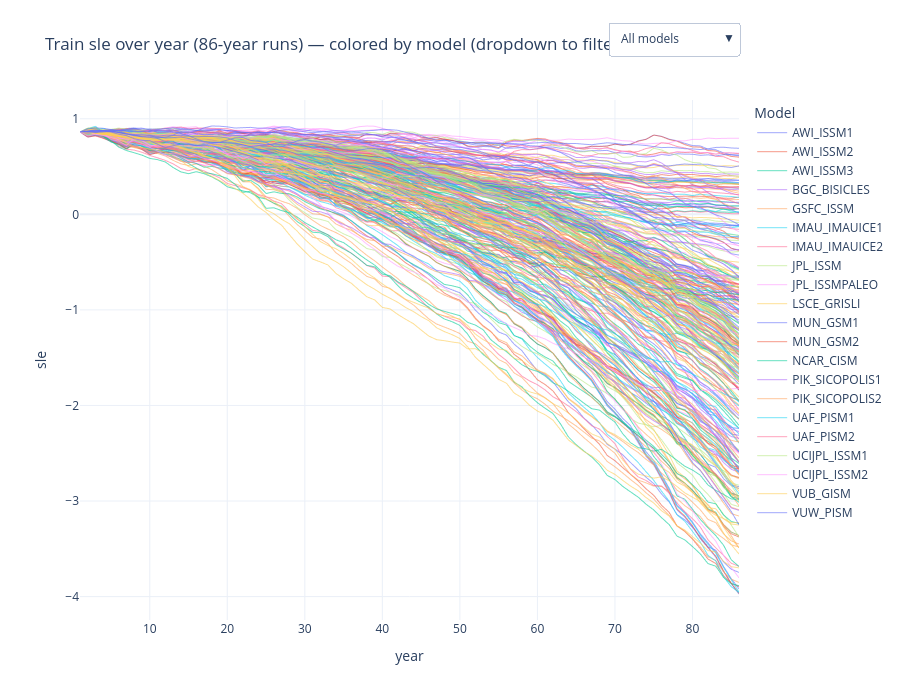

The cell this chart's notebook holds for it:
### Code cell
import numpy as np
import pandas as pd
import plotly.graph_objects as go

# -----------------------
# 1) Setup
# -----------------------
df = train.copy()  # your 291,024-row DataFrame
# df = df[(df.model != "fETISh_16km") & (df.model != "fETISh_32km")]

# Choose your value column to plot
# e.g., "smb_anomaly", "temperature", "pr_anomaly", etc.
y_col = "sle"   # <-- change to whatever you want

# Identify time column
time_col = "time" if "time" in df.columns else "year"

# Basic checks
assert time_col in df.columns, f"Couldn't find a 'time' or 'year' column."
assert "model" in df.columns, "Expected a 'model' column."

# -----------------------
# 2) Infer series_id
#    Option A (recommended): Detect resets in the temporal column
# -----------------------
t = df[time_col].to_numpy()
# Start a new series whenever the time decreases or repeats (<= 0 diff)
# This handles the common case where each run restarts at the first year.
reset = np.r_[True, np.diff(t) <= 0]
series_id = np.cumsum(reset) - 1
df["series_id"] = series_id

# Sanity check: if you *know* every run is exactly 86 rows long and perfectly stacked,
# you can enforce it (uncomment this to override the above logic):
# df["series_id"] = np.repeat(np.arange(len(df)//86), 86)

# Optional: verify expected length per series (not strictly required)
# lens = df.groupby("series_id").size()
# assert lens.min() == 86 and lens.max() == 86, "Not all runs are length 86."

# -----------------------
# 3) Build traces efficiently: one trace per model, with NaN gaps between runs
#    This keeps the figure light even with thousands of runs.
# -----------------------
fig = go.Figure()

models = df["model"].astype(str).unique().tolist()
models_sorted = sorted(models)

# For nice hover labels, keep key info
hover_tmpl = (
    f"<b>Model</b>: %{{customdata[0]}}<br>"
    f"<b>Series</b>: %{{customdata[1]}}<br>"
    f"<b>{time_col}</b>: %{{x}}<br>"
    f"<b>{y_col}</b>: %{{y}}<extra></extra>"
)

# Build one scattergl per model with NaN breaks between each series_id
for m in models_sorted:
    sub = df[df["model"] == m].copy()

    # order by series then time
    sub.sort_values(["series_id", time_col], inplace=True)

    # Insert NaN rows between series to break the line visually
    # (so a single trace can draw many separate runs)
    parts = []
    custom = []
    for sid, g in sub.groupby("series_id", sort=True):
        parts.append(g[[time_col, y_col]].to_numpy())
        custom.append(np.column_stack([g["model"].astype(str).to_numpy(),
                                       np.full(len(g), sid)]))
        # add a NaN row to break the line
        parts.append(np.array([[np.nan, np.nan]]))
        custom.append(np.array([["", np.nan]]))  # placeholders

    if len(parts) == 0:
        continue

    xy = np.vstack(parts)
    cd = np.vstack(custom)

    fig.add_trace(
        go.Scattergl(
            x=xy[:, 0],
            y=xy[:, 1],
            mode="lines",
            name=m,
            line=dict(width=1),
            opacity=0.6,
            customdata=cd,
            hovertemplate=hover_tmpl,
            visible=True  # we'll control visibility with buttons below
        )
    )

# -----------------------
# 4) Layout + dropdown to filter by model
# -----------------------
# Button 0: show all models
buttons = [{
    "label": "All models",
    "method": "update",
    "args": [{"visible": [True]*len(models_sorted)}]
}]

# One button per model (show only that model)
for i, m in enumerate(models_sorted):
    vis = [False]*len(models_sorted)
    vis[i] = True
    buttons.append({
        "label": m,
        "method": "update",
        "args": [{"visible": vis}]
    })

fig.update_layout(
    title=f"Train {y_col} over {time_col} (86-year runs) — colored by model (dropdown to filter)",
    xaxis_title=time_col,
    yaxis_title=y_col,
    legend_title="Model",
    updatemenus=[{
        "buttons": buttons,
        "direction": "down",
        "showactive": True,
        "x": 1.0, "xanchor": "right",
        "y": 1.15, "yanchor": "top"
    }],
    hovermode="x unified",
    template="plotly_white",
    height=700
)

fig.show()

### Figure 1 — Plotly figure (JSON) as saved in the notebook; plotly's stock layout.template omitted (floating-point values rounded to 4 significant figures; data arrays with more than 128 entries replaced by an {"elided": "..."} marker saying what was removed)
{"data": [{"customdata": {"elided": "1479x2 mixed values"}, "hovertemplate": "<b>Model</b>: %{customdata[0]}<br><b>Series</b>: %{customdata[1]}<br><b>year</b>: %{x}<br><b>sle</b>: %{y}<extra></extra>", "line": {"width": 1}, "mode": "lines", "name": "AWI_ISSM1", "opacity": 0.6, "type": "scattergl", "visible": true, "x": {"elided": "1479 float values"}, "y": {"elided": "1479 float values"}}, {"customdata": {"elided": "1740x2 mixed values"}, "hovertemplate": "<b>Model</b>: %{customdata[0]}<br><b>Series</b>: %{customdata[1]}<br><b>year</b>: %{x}<br><b>sle</b>: %{y}<extra></extra>", "line": {"width": 1}, "mode": "lines", "name": "AWI_ISSM2", "opacity": 0.6, "type": "scattergl", "visible": true, "x": {"elided": "1740 float values"}, "y": {"elided": "1740 float values"}}, {"customdata": {"elided": "1305x2 mixed values"}, "hovertemplate": "<b>Model</b>: %{customdata[0]}<br><b>Series</b>: %{customdata[1]}<br><b>year</b>: %{x}<br><b>sle</b>: %{y}<extra></extra>", "line": {"width": 1}, "mode": "lines", "name": "AWI_ISSM3", "opacity": 0.6, "type": "scattergl", "visible": true, "x": {"elided": "1305 float values"}, "y": {"elided": "1305 float values"}}, {"customdata": {"elided": "1740x2 mixed values"}, "hovertemplate": "<b>Model</b>: %{customdata[0]}<br><b>Series</b>: %{customdata[1]}<br><b>year</b>: %{x}<br><b>sle</b>: %{y}<extra></extra>", "line": {"width": 1}, "mode": "lines", "name": "BGC_BISICLES", "opacity": 0.6, "type": "scattergl", "visible": true, "x": {"elided": "1740 float values"}, "y": {"elided": "1740 float values"}}, {"customdata": {"elided": "1827x2 mixed values"}, "hovertemplate": "<b>Model</b>: %{customdata[0]}<br><b>Series</b>: %{customdata[1]}<br><b>year</b>: %{x}<br><b>sle</b>: %{y}<extra></extra>", "line": {"width": 1}, "mode": "lines", "name": "GSFC_ISSM", "opacity": 0.6, "type": "scattergl", "visible": true, "x": {"elided": "1827 float values"}, "y": {"elided": "1827 float values"}}, {"customdata": {"elided": "1131x2 mixed values"}, "hovertemplate": "<b>Model</b>: %{customdata[0]}<br><b>Series</b>: %{customdata[1]}<br><b>year</b>: %{x}<br><b>sle</b>: %{y}<extra></extra>", "line": {"width": 1}, "mode": "lines", "name": "IMAU_IMAUICE1", "opacity": 0.6, "type": "scattergl", "visible": true, "x": {"elided": "1131 float values"}, "y": {"elided": "1131 float values"}}, {"customdata": {"elided": "1305x2 mixed values"}, "hovertemplate": "<b>Model</b>: %{customdata[0]}<br><b>Series</b>: %{customdata[1]}<br><b>year</b>: %{x}<br><b>sle</b>: %{y}<extra></extra>", "line": {"width": 1}, "mode": "lines", "name": "IMAU_IMAUICE2", "opacity": 0.6, "type": "scattergl", "visible": true, "x": {"elided": "1305 float values"}, "y": {"elided": "1305 float values"}}, {"customdata": {"elided": "1914x2 mixed values"}, "hovertemplate": "<b>Model</b>: %{customdata[0]}<br><b>Series</b>: %{customdata[1]}<br><b>year</b>: %{x}<br><b>sle</b>: %{y}<extra></extra>", "line": {"width": 1}, "mode": "lines", "name": "JPL_ISSM", "opacity": 0.6, "type": "scattergl", "visible": true, "x": {"elided": "1914 float values"}, "y": {"elided": "1914 float values"}}, {"customdata": {"elided": "870x2 mixed values"}, "hovertemplate": "<b>Model</b>: %{customdata[0]}<br><b>Series</b>: %{customdata[1]}<br><b>year</b>: %{x}<br><b>sle</b>: %{y}<extra></extra>", "line": {"width": 1}, "mode": "lines", "name": "JPL_ISSMPALEO", "opacity": 0.6, "type": "scattergl", "visible": true, "x": {"elided": "870 float values"}, "y": {"elided": "870 float values"}}, {"customdata": {"elided": "1740x2 mixed values"}, "hovertemplate": "<b>Model</b>: %{customdata[0]}<br><b>Series</b>: %{customdata[1]}<br><b>year</b>: %{x}<br><b>sle</b>: %{y}<extra></extra>", "line": {"width": 1}, "mode": "lines", "name": "LSCE_GRISLI", "opacity": 0.6, "type": "scattergl", "visible": true, "x": {"elided": "1740 float values"}, "y": {"elided": "1740 float values"}}, {"customdata": {"elided": "1566x2 mixed values"}, "hovertemplate": "<b>Model</b>: %{customdata[0]}<br><b>Series</b>: %{customdata[1]}<br><b>year</b>: %{x}<br><b>sle</b>: %{y}<extra></extra>", "line": {"width": 1}, "mode": "lines", "name": "MUN_GSM1", "opacity": 0.6, "type": "scattergl", "visible": true, "x": {"elided": "1566 float values"}, "y": {"elided": "1566 float values"}}, {"customdata": {"elided": "1131x2 mixed values"}, "hovertemplate": "<b>Model</b>: %{customdata[0]}<br><b>Series</b>: %{customdata[1]}<br><b>year</b>: %{x}<br><b>sle</b>: %{y}<extra></extra>", "line": {"width": 1}, "mode": "lines", "name": "MUN_GSM2", "opacity": 0.6, "type": "scattergl", "visible": true, "x": {"elided": "1131 float values"}, "y": {"elided": "1131 float values"}}, {"customdata": {"elided": "1740x2 mixed values"}, "hovertemplate": "<b>Model</b>: %{customdata[0]}<br><b>Series</b>: %{customdata[1]}<br><b>year</b>: %{x}<br><b>sle</b>: %{y}<extra></extra>", "line": {"width": 1}, "mode": "lines", "name": "NCAR_CISM", "opacity": 0.6, "type": "scattergl", "visible": true, "x": {"elided": "1740 float values"}, "y": {"elided": "1740 float values"}}, {"customdata": {"elided": "1566x2 mixed values"}, "hovertemplate": "<b>Model</b>: %{customdata[0]}<br><b>Series</b>: %{customdata[1]}<br><b>year</b>: %{x}<br><b>sle</b>: %{y}<extra></extra>", "line": {"width": 1}, "mode": "lines", "name": "PIK_SICOPOLIS1", "opacity": 0.6, "type": "scattergl", "visible": true, "x": {"elided": "1566 float values"}, "y": {"elided": "1566 float values"}}, {"customdata": {"elided": "1653x2 mixed values"}, "hovertemplate": "<b>Model</b>: %{customdata[0]}<br><b>Series</b>: %{customdata[1]}<br><b>year</b>: %{x}<br><b>sle</b>: %{y}<extra></extra>", "line": {"width": 1}, "mode": "lines", "name": "PIK_SICOPOLIS2", "opacity": 0.6, "type": "scattergl", "visible": true, "x": {"elided": "1653 float values"}, "y": {"elided": "1653 float values"}}, {"customdata": {"elided": "1479x2 mixed values"}, "hovertemplate": "<b>Model</b>: %{customdata[0]}<br><b>Series</b>: %{customdata[1]}<br><b>year</b>: %{x}<br><b>sle</b>: %{y}<extra></extra>", "line": {"width": 1}, "mode": "lines", "name": "UAF_PISM1", "opacity": 0.6, "type": "scattergl", "visible": true, "x": {"elided": "1479 float values"}, "y": {"elided": "1479 float values"}}, {"customdata": {"elided": "1044x2 mixed values"}, "hovertemplate": "<b>Model</b>: %{customdata[0]}<br><b>Series</b>: %{customdata[1]}<br><b>year</b>: %{x}<br><b>sle</b>: %{y}<extra></extra>", "line": {"width": 1}, "mode": "lines", "name": "UAF_PISM2", "opacity": 0.6, "type": "scattergl", "visible": true, "x": {"elided": "1044 float values"}, "y": {"elided": "1044 float values"}}, {"customdata": {"elided": "1827x2 mixed values"}, "hovertemplate": "<b>Model</b>: %{customdata[0]}<br><b>Series</b>: %{customdata[1]}<br><b>year</b>: %{x}<br><b>sle</b>: %{y}<extra></extra>", "line": {"width": 1}, "mode": "lines", "name": "UCIJPL_ISSM1", "opacity": 0.6, "type": "scattergl", "visible": true, "x": {"elided": "1827 float values"}, "y": {"elided": "1827 float values"}}, {"customdata": {"elided": "783x2 mixed values"}, "hovertemplate": "<b>Model</b>: %{customdata[0]}<br><b>Series</b>: %{customdata[1]}<br><b>year</b>: %{x}<br><b>sle</b>: %{y}<extra></extra>", "line": {"width": 1}, "mode": "lines", "name": "UCIJPL_ISSM2", "opacity": 0.6, "type": "scattergl", "visible": true, "x": {"elided": "783 float values"}, "y": {"elided": "783 float values"}}, {"customdata": {"elided": "1479x2 mixed values"}, "hovertemplate": "<b>Model</b>: %{customdata[0]}<br><b>Series</b>: %{customdata[1]}<br><b>year</b>: %{x}<br><b>sle</b>: %{y}<extra></extra>", "line": {"width": 1}, "mode": "lines", "name": "VUB_GISM", "opacity": 0.6, "type": "scattergl", "visible": true, "x": {"elided": "1479 float values"}, "y": {"elided": "1479 float values"}}, {"customdata": {"elided": "783x2 mixed values"}, "hovertemplate": "<b>Model</b>: %{customdata[0]}<br><b>Series</b>: %{customdata[1]}<br><b>year</b>: %{x}<br><b>sle</b>: %{y}<extra></extra>", "line": {"width": 1}, "mode": "lines", "name": "VUW_PISM", "opacity": 0.6, "type": "scattergl", "visible": true, "x": {"elided": "783 float values"}, "y": {"elided": "783 float values"}}], "layout": {"height": 700, "hovermode": "x unified", "legend": {"title": {"text": "Model"}}, "title": {"text": "Train sle over year (86-year runs) — colored by model (dropdown to filter)"}, "updatemenus": [{"buttons": [{"args": [{"visible": [true, true, true, true, true, true, true, true, true, true, true, true, true, true, true, true, true, true, true, true, true]}], "label": "All models", "method": "update"}, {"args": [{"visible": [true, false, false, false, false, false, false, false, false, false, false, false, false, false, false, false, false, false, false, false, false]}], "label": "AWI_ISSM1", "method": "update"}, {"args": [{"visible": [false, true, false, false, false, false, false, false, false, false, false, false, false, false, false, false, false, false, false, false, false]}], "label": "AWI_ISSM2", "method": "update"}, {"args": [{"visible": [false, false, true, false, false, false, false, false, false, false, false, false, false, false, false, false, false, false, false, false, false]}], "label": "AWI_ISSM3", "method": "update"}, {"args": [{"visible": [false, false, false, true, false, false, false, false, false, false, false, false, false, false, false, false, false, false, false, false, false]}], "label": "BGC_BISICLES", "method": "update"}, {"args": [{"visible": [false, false, false, false, true, false, false, false, false, false, false, false, false, false, false, false, false, false, false, false, false]}], "label": "GSFC_ISSM", "method": "update"}, {"args": [{"visible": [false, false, false, false, false, true, false, false, false, false, false, false, false, false, false, false, false, false, false, false, false]}], "label": "IMAU_IMAUICE1", "method": "update"}, {"args": [{"visible": [false, false, false, false, false, false, true, false, false, false, false, false, false, false, false, false, false, false, false, false, false]}], "label": "IMAU_IMAUICE2", "method": "update"}, {"args": [{"visible": [false, false, false, false, false, false, false, true, false, false, false, false, false, false, false, false, false, false, false, false, false]}], "label": "JPL_ISSM", "method": "update"}, {"args": [{"visible": [false, false, false, false, false, false, false, false, true, false, false, false, false, false, false, false, false, false, false, false, false]}], "label": "JPL_ISSMPALEO", "method": "update"}, {"args": [{"visible": [false, false, false, false, false, false, false, false, false, true, false, false, false, false, false, false, false, false, false, false, false]}], "label": "LSCE_GRISLI", "method": "update"}, {"args": [{"visible": [false, false, false, false, false, false, false, false, false, false, true, false, false, false, false, false, false, false, false, false, false]}], "label": "MUN_GSM1", "method": "update"}, {"args": [{"visible": [false, false, false, false, false, false, false, false, false, false, false, true, false, false, false, false, false, false, false, false, false]}], "label": "MUN_GSM2", "method": "update"}, {"args": [{"visible": [false, false, false, false, false, false, false, false, false, false, false, false, true, false, false, false, false, false, false, false, false]}], "label": "NCAR_CISM", "method": "update"}, {"args": [{"visible": [false, false, false, false, false, false, false, false, false, false, false, false, false, true, false, false, false, false, false, false, false]}], "label": "PIK_SICOPOLIS1", "method": "update"}, {"args": [{"visible": [false, false, false, false, false, false, false, false, false, false, false, false, false, false, true, false, false, false, false, false, false]}], "label": "PIK_SICOPOLIS2", "method": "update"}, {"args": [{"visible": [false, false, false, false, false, false, false, false, false, false, false, false, false, false, false, true, false, false, false, false, false]}], "label": "UAF_PISM1", "method": "update"}, {"args": [{"visible": [false, false, false, false, false, false, false, false, false, false, false, false, false, false, false, false, true, false, false, false, false]}], "label": "UAF_PISM2", "method": "update"}, {"args": [{"visible": [false, false, false, false, false, false, false, false, false, false, false, false, false, false, false, false, false, true, false, false, false]}], "label": "UCIJPL_ISSM1", "method": "update"}, {"args": [{"visible": [false, false, false, false, false, false, false, false, false, false, false, false, false, false, false, false, false, false, true, false, false]}], "label": "UCIJPL_ISSM2", "method": "update"}, {"args": [{"visible": [false, false, false, false, false, false, false, false, false, false, false, false, false, false, false, false, false, false, false, true, false]}], "label": "VUB_GISM", "method": "update"}, {"args": [{"visible": [false, false, false, false, false, false, false, false, false, false, false, false, false, false, false, false, false, false, false, false, true]}], "label": "VUW_PISM", "method": "update"}], "direction": "down", "showactive": true, "x": 1, "xanchor": "right", "y": 1.15, "yanchor": "top"}], "xaxis": {"title": {"text": "year"}}, "yaxis": {"title": {"text": "sle"}}}}
